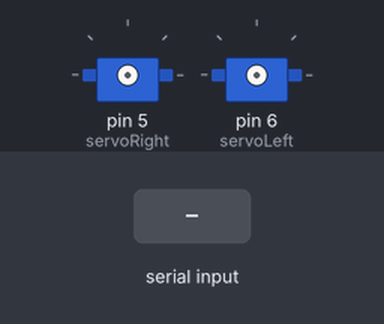
Bench run of a sketch on a simulated Arduino Uno, built with avr-gcc and run on an emulated ATmega328P. Parts: 2 × servo. Inputs (shaded band) come from the test bench. What the sketch prints to the serial monitor is not drawn.

Above: at 1.2 s.
1.3 s: "f" received over Serial
2.8 s: "b" received over Serial
Timing chart, 0 to 5.8 s (numbered marks = the images above; inputs shaded):
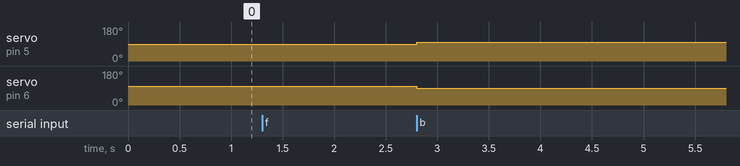

The sketch:

sketch_Servo360Studentsino.ino
```cpp
#include <Servo.h>

Servo servoRight;
Servo servoLeft;

int pos = 0;
byte pinServoLeft = 10;
byte pinServoRight = 11;
byte pinFeedbackLeft = 7;
byte pinFeedbackRight = 8;

unsigned long highRight = 0, highLeft = 0;
unsigned long lowRight = 0, lowLeft = 0;
char keyCommand;
double dutyCycleRight = 0.0, dutyCycleLeft = 0.0;
unsigned long cycleTimeRight, cycleTimeLeft;
double totalCycle = 1098.901;
double thetaRight = 0.0, thetaLeft = 0.0;
double thetaRightPrev = 0.0, thetaLeftPrev = 0.0;
int turnsRight = 0, turnsLeft = 0;
double deltaThetaRight = 0, deltaThetaLeft = 0;
double totalThetaRight = 0, totalThetaLeft = 0;
int PcontrolRight = 0, PcontrolLeft = 0;

void calculateThetaRight();
void calculateThetaLeft();
void Pcontroller(int dir);
void printInfos();

void setup(){
  Serial.begin(9600);
  pinMode(pinFeedbackRight, INPUT);
  pinMode(pinFeedbackLeft, INPUT);
  }

void loop(){
  if (Serial.available() > 0){
    keyCommand = Serial.read();

    switch(keyCommand){
      case 'f':
        servoRight.attach(pinServoRight);
        servoLeft.attach(pinServoLeft);
          servoRight.write(89 + PcontrolRight);
          servoLeft.write(98 + PcontrolLeft);
          delay(500);
          servoRight.detach();
          servoLeft.detach();
          Pcontroller(1);
        break;
      case 'b':
        servoRight.attach(5);
        servoLeft.attach(6);
        servoRight.write(98 + PcontrolRight);
        servoLeft.write(89 + PcontrolLeft);
        delay(500);
        servoRight.detach();
        servoLeft.detach();
        Pcontroller(-1);
        break;
      case 's':
        servoRight.attach(5);
        servoLeft.attach(6);
        servoRight.write(94);
        servoLeft.write(94);
        delay(500);
        servoRight.detach();
        servoLeft.detach();
        break;
      default: break;
    }
  }
}

void Pcontroller(int dir){
   printInfos();
}

void printInfos(){
  Serial.print("ThetaRight: ");
  Serial.print(thetaRight);
  Serial.print(" , ThetaLeft: ");
  Serial.println(thetaLeft);
  Serial.print("deltaThetaRight: ");
  Serial.print(deltaThetaRight);
  Serial.print(" , deltaThetaLeft: ");
  Serial.println(deltaThetaLeft);
  Serial.print("totalThetaRight: ");
  Serial.print(totalThetaRight);
  Serial.print(" , totalThetaLeft: ");
  Serial.println(totalThetaLeft);
  Serial.print("PcontrolRight: ");
  Serial.print(PcontrolRight);
  Serial.print(" , PcontrolLeft: ");
  Serial.println(PcontrolLeft);
}

void calculateThetaRight(){
  //Code is available in the technical Data Sheet of the servo
}

void calculateThetaLeft(){
  //Code is available in the technical Data Sheet of the servo
}
```

Measured:
- after the input at 2.8 s, servo on pin 5 (servoRight): 89° → 98° at once; servo on pin 6 (servoLeft): 98° → 89° at once
